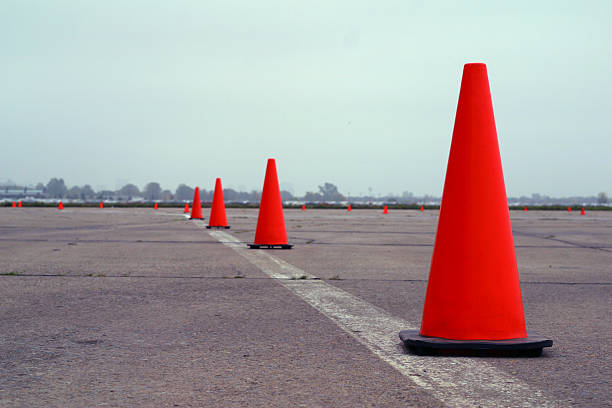
#> input picture images/test.jpg, 612 x 408 px
$ python detect.py
#> lines starting #> are read from the running program, lines starting #| are printed output that depends on the picture; after the words box and inside, x2 and y2 are one past the last pixel; in counts of white or black regions, pixels touching at a corner belong together
# Import all libraries

import cv2 as cv  # to perform our image processing
import numpy as np  # to handle images in the form of arrays
import matplotlib.pyplot as plt  # to plot images relative to RGB

img = cv.imread('images/test.jpg')  # import our test image, N.P. "This algorithm works only for this image,
#> img is the input picture: shape (408, 612, 3); mean B, G, R 157.2, 156.4, 167.6
# I can make a more general algorithm to detect any cone"

plt.imshow(img)  # Plotting in RGB Domain

# - As cones have a red/orange color which is eye sensitive, we can use convert our BGR image to HSV which converts
# the image relative to the Human sensitive Eye - This Algo works best to detect red/orange objects

img_hsv = cv.cvtColor(img, cv.COLOR_BGR2HSV)  # Convert to HSV Domain
#> img_hsv: shape (408, 612, 3); mean H, S, V 101.6, 45.8, 178.7
plt.imshow(img_hsv)

img_thresh_low = cv.inRange(img_hsv, np.array([0, 135, 135]), np.array([20, 255, 255]))  # Get least red/orange objects
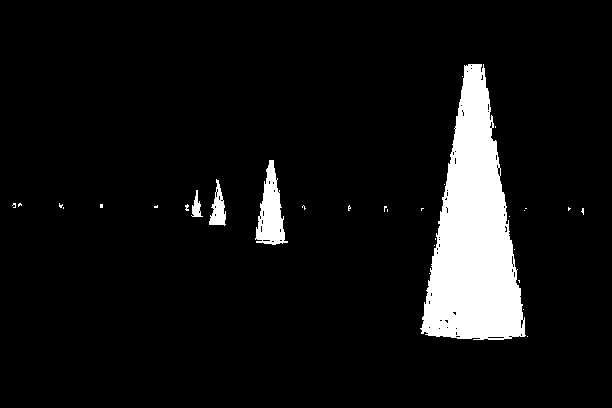
#> img_thresh_low: shape (408, 612); 7.6% white; 31 white regions (27 under 20 px), largest, box (x1, y1, x2, y2) and area: (420, 64, 526, 340) 16847, (255, 160, 288, 245) 1474, (209, 179, 226, 226) 422, (191, 190, 203, 217) 152
img_thresh_high = cv.inRange(img_hsv, np.array([159, 135, 135]), np.array([179, 255, 255]))  # Get Highest red/orange
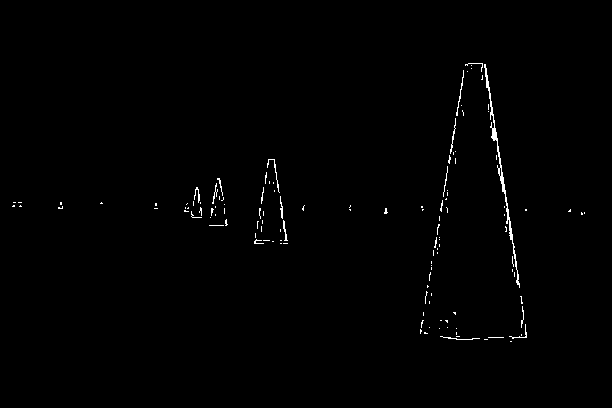
#> img_thresh_high: shape (408, 612); 0.68% white in thin lines or dots, all inside (x1, y1, x2, y2) = (12, 63, 585, 342)
# objects
img_thresh = cv.bitwise_or(img_thresh_low, img_thresh_high)  # Combine them to make sure that we got all the
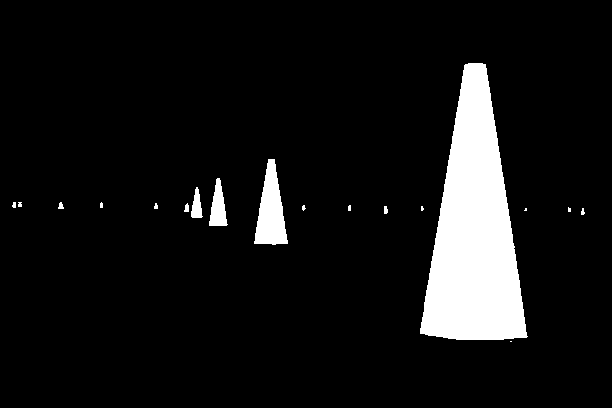
#> img_thresh: shape (408, 612); 8.3% white; 18 white regions (9 under 20 px), largest, box (x1, y1, x2, y2) and area: (420, 63, 528, 340) 17971, (254, 159, 288, 245) 1742, (209, 178, 228, 226) 549
# red/orange objects
plt.imshow(img_thresh)

img_edges = cv.Canny(img_thresh, 80, 160)  # Detect all the Edges
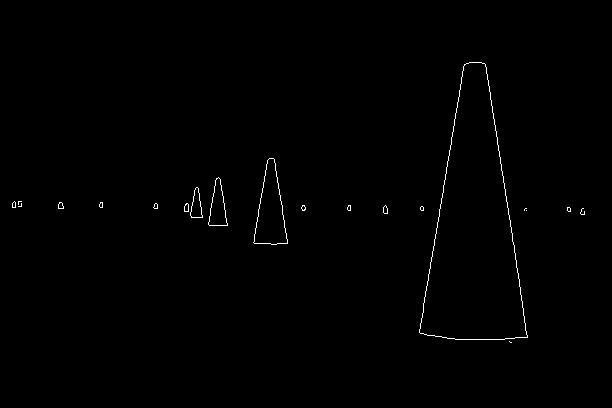
#> img_edges: shape (408, 612); 0.5% white in thin lines or dots, all inside (x1, y1, x2, y2) = (12, 62, 585, 343)
plt.imshow(img_edges)

contours, _ = cv.findContours(img_edges, cv.RETR_TREE, cv.CHAIN_APPROX_SIMPLE)  # Find all contours
#> contours = 34 contours, 20 with area under 20; largest, box (x1, y1, x2, y2) and area: (419, 62, 528, 340) 17928, (419, 62, 528, 340) 17927, (253, 158, 288, 245) 1726, (253, 158, 288, 245) 1726, (208, 177, 228, 226) 540

for contour in contours:
    approx = cv.approxPolyDP(contour, 10,
                             closed=True)  # Make approx closed line over each contour to get a better result
    if 3 <= approx.shape[0] <= 10:  # to eliminate the noise of the small cones behind
        cv.drawContours(img, [approx], 0, (255, 0, 0), 3)  # Draw red lines
        x = approx.ravel()[0]
        y = approx.ravel()[1]
        cv.putText(img, "Polygon", (x, y), cv.FONT_HERSHEY_COMPLEX, 1, (0, 0, 255))  # Put a text over each contour
#> this loop made 34 passes
#> (approx, x, y) on passes 27 to 34: ([[196, 187], [190, 215], [202, 217]], 196, 187), ([[196, 187], [201, 217], [190, 215]], 196, 187), ([[218, 177], [209, 225], [227, 225]], 218, 177), ([[218, 177], [227, 224], [209, 225]], 218, 177), ([[269, 158], [253, 242], [287, 243]], 269, 158), ([[269, 158], [286, 243], [253, 242]], 269, 158), ([[469, 62], [419, 332], [527, 337], [486, 67]], 469, 62), ([[469, 62], [486, 67], [526, 337], [419, 332]], 469, 62)
#> approx on passes 2 to 7: [[526, 210]], [[582, 208]], [[526, 208]], [[567, 207]], [[567, 208]], [[421, 206]]
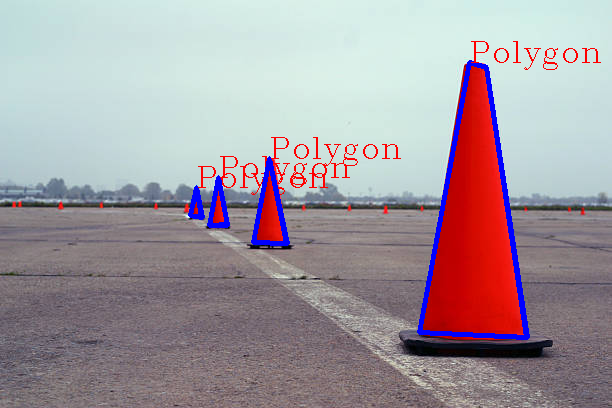
#> img: shape (408, 612, 3); 2.88% of pixels changed, all inside (x1, y1, x2, y2) = (188, 41, 601, 340)

# Result
plt.imshow(img)
plt.show()
#> figure, not shown here; B, G, R data is drawn as R, G, B
